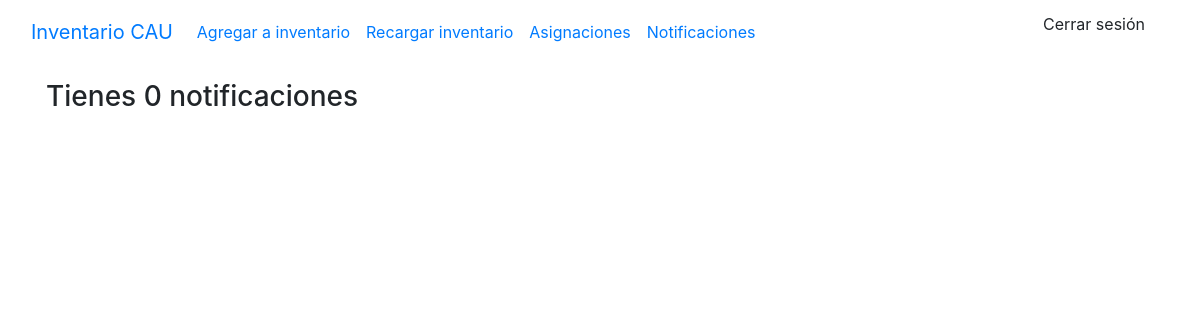
/notifications (signed in), run on an earlier commit of the app's database.
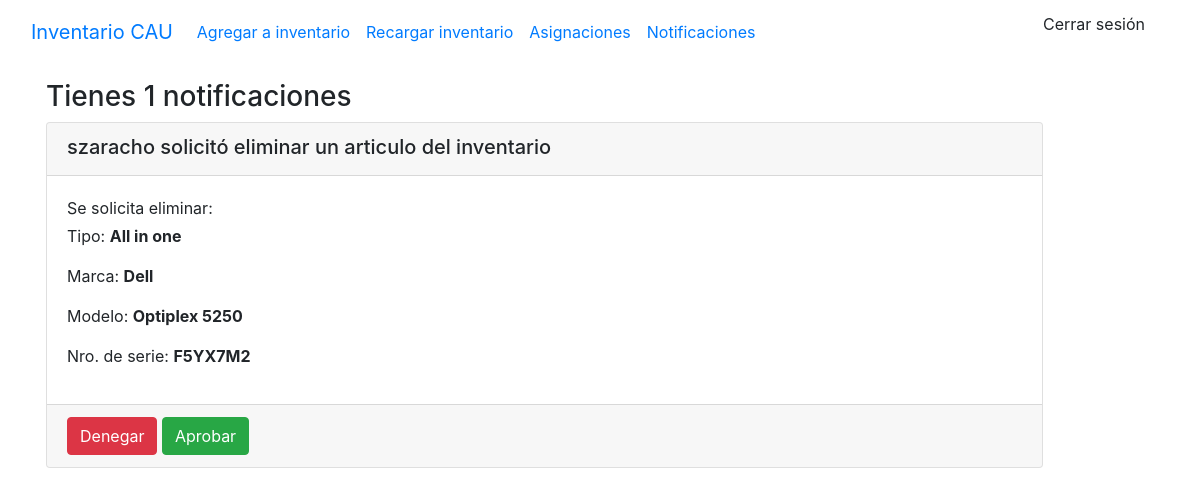
And on a later commit of the database.
### stockaep/models.py (models this page shows, shortened)
class Notificacion(models.Model):
    hardware = models.ForeignKey(Hardware, on_delete=models.CASCADE, db_constraint=False)
    usuario = models.ForeignKey(User, on_delete=models.DO_NOTHING)
    realizado = models.BooleanField(default=False)
    tipo = models.CharField(max_length=20)
    estado = models.CharField(max_length=50)
    nro_de_serie = models.CharField(max_length=100)

class Hardware(models.Model):
    origenes = (
        ('T4', 'T4'),
        ('CAU', 'CAU'),
        ('Yenny', 'Yenny')
    )
    tipo = models.ForeignKey(Tipo, on_delete=models.CASCADE)
    marca = models.ForeignKey(Marca, on_delete=models.CASCADE)
    modelo = models.ForeignKey(Modelo, on_delete=models.CASCADE)
    nro_de_serie = models.CharField(max_length=100, blank=True)
    ubicacion = models.ForeignKey(Ubicacion, on_delete=models.CASCADE)
    estado = models.ForeignKey(Estado, on_delete=models.CASCADE)
    observaciones = models.TextField(max_length=500, blank=True)
    origen = models.CharField(choices=origenes, max_length=10, default='CAU')
    class Meta:
        ordering = ['tipo']

class Tipo(models.Model):
    name = models.CharField(max_length=50, unique=True)
    class Meta:
        ordering = ['name']
    def __str__(self) -> str:
        return self.name

class Marca(models.Model):
    nombre = models.CharField(max_length=50, null=False, default='S/D', unique=True)
    class Meta:
        ordering = ['nombre']
    def __str__(self):
        return self.nombre

class Modelo(models.Model):
    nombre = models.CharField(max_length=100, null=False, default='S/D')
    class Meta:
        ordering = ['nombre']
    def __str__(self):
        return self.nombre

### stockaep/decorators.py (the view)
    def wrapper_func(request, *args,**kwargs):
        group = None
        if request.user.groups.exists():
            group=request.user.groups.all()[0].name
        if group == 'user':
            return redirect('index')
        if group == 'admin':
            return view_func(request,*args,**kwargs)

### stockaep/views.py (called while the page is built)
@login_required(login_url='login')
@admin_only
def notificaciones(request):
    ctx={'link':'notification'}
    status = request.GET.get('status', False)
    if status == 'cancel':
        ctx['status'] = True
        ctx['title'] = 'Peticion cancelada'
        ctx['msg'] = 'Se ha cancelado la petición correctamente.'
    elif status == 'accept':
        ctx['status'] = True
        ctx['title'] = 'Peticion aprobada'
        ctx['msg'] = 'Se ha aprobado la petición correctamente.'
    notificaciones = Notificacion.objects.filter(realizado = False)
    ctx['notificaciones'] = notificaciones
    ctx['cant_notificaciones'] = len(notificaciones)
    return render(request, 'main.html', ctx)

### templates/main.html (shortened to what this page needs)
{% load static %}
<!DOCTYPE html>
<html lang="en">
<head>
    <link rel="stylesheet" href="https://stackpath.bootstrapcdn.com/bootstrap/4.5.0/css/bootstrap.min.css"0>
</head>
<body>
    {% include "navbar.html" %}
    {% if link == 'index' %}
        {% include 'list_hardware.html' %}
    {% elif link == 'create' %}
        {% include 'add_to_inventary.html' %}
    {% elif link == 'edit' %}
        {% include 'edit_hardware.html' %}
    {% elif link == 'notification' %}
        {% include 'notifications.html' %}
    {% elif link == 'asignaciones'%}
        {% include 'asignaciones.html' %}
    {% endif %}
</body>
</html>

### templates/navbar.html (shortened to what this page needs)
<nav class="navbar navbar-expand-lg bg-body-tertiary">
    <div class="container-fluid">
      <a class="navbar-brand" href="/">Inventario CAU</a>
      <div class="collapse navbar-collapse" id="navbarNavDropdown">
        <ul class="navbar-nav">
          <li class="nav-item">
            <a class="nav-link" href="{% url 'create' %}">Agregar a inventario</a>
          </li>
          <li class="nav-item">
            <a class="nav-link" href="{% url 'reload' %}">Recargar inventario</a>
          </li>
          <li class="nav-item">
            <a href="{% url 'asignaciones' %}" class="nav-link">Asignaciones</a>
          </li>
          {% if request.user.is_staff %}
          <li class="nav-item">
            <a class="nav-link" href="{% url 'notifications' %}">Notificaciones</a>
          </li>
          {% endif %}
        </ul>
      </div>
      <li class="nav-item dropdown d-flex">
        <ul><a class="dropdown-item" href="/logout">Cerrar sesión</a></li>
    </div>
  </nav>

### templates/notifications.html (shortened to what this page needs)
{% load static%}
{% block content %}
<div class="container p-3">
    <h3>Tienes {{cant_notificaciones}} notificaciones</h3>
    <div class="list-group">
    {% for n in notificaciones%}
        <div class="mb-3
        {% if n.tipo == 'DELETE' %}
        text-bg-danger
        card
        {% elif n.tipo == 'EDIT'%}
        text-bg-danger
        card
        {% elif n.tipo == 'CREATE' %}
        text-bg-danger
        card
        {% endif %}"
        style="max-width: 90%;"
        >
            <div class="card-header">
                {% if n.tipo == 'DELETE' %}
                    <h5 class="mb-1">{{n.usuario.username}} solicitó eliminar un articulo del inventario</h5>
                {% elif n.tipo == 'EDIT'%}
                    <h5 class="mb-1">{{n.usuario.username}} solicitó modificar un articulo del inventario</h5>
                {% elif n.tipo == 'CREATE' %}
                    <h5 class="mb-1">{{n.usuario.username}} solicitó agregar un articulo al inventario.</h5>
                {% endif %}
            </div >
            <div class="card-body">
                {% if n.tipo == 'DELETE' %}
                <p class="mb-1">Se solicita eliminar: </p>
                <p>Tipo: <b>{{n.hardware.tipo}}</b></p>
                <p>Marca: <b>{{n.hardware.marca}}</b></p>
                <p>Modelo: <b>{{n.hardware.modelo}}</b></p>
                <p>Nro. de serie: <b>{{n.hardware.nro_de_serie}}</b></p>
                {% elif n.tipo == 'CREATE' %}
                <p class="mb-1">Se solicita crear: </p>
                <p>Tipo: <b>{{n.hardware.tipo}}</b></p>
                <p>Marca: <b>{{n.hardware.marca}}</b></p>
                <p>Modelo: <b>{{n.hardware.modelo}}</b></p>
                <p>Nro. de serie: <b>{{n.hardware.nro_de_serie}}</b></p>
                {% endif %}
            </div>
            <div class="card-footer">
                <a as="button" class="btn btn-danger" href="action?id={{n.id}}&status=cancel">Denegar</a>
                <a as="button" class="btn btn-success" href="action?id={{n.id}}&status=accept">Aprobar</a>
            </div>
        </div>
    {% endfor %}
    </div>
</div>
{% endblock %}

What changed in the data, as far as the page shows it:
added Notificacion: usuario.username "szaracho", hardware.tipo "All in one", hardware.marca "Dell", hardware.modelo "Optiplex 5250", hardware.nro_de_serie "F5YX7M2"
Also different on the page:
{{ cant_notificaciones }}: "0" → "1"
